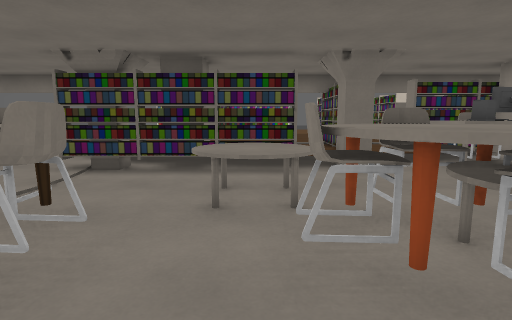
View 1 (above)

23 first-person views from a walk through a level from a Godot 3-D game. The camera is 1.4 m above the floor, tilts 8° down and sees 80° across. The floor is counted in squares, 1 m on a side. Each view is taken from the middle of a square. On the plan, view 1 faces up. The plan holds only what a view shows up to about 14 squares ahead; the rest is blank. The place goes on beyond the plan.

View 2
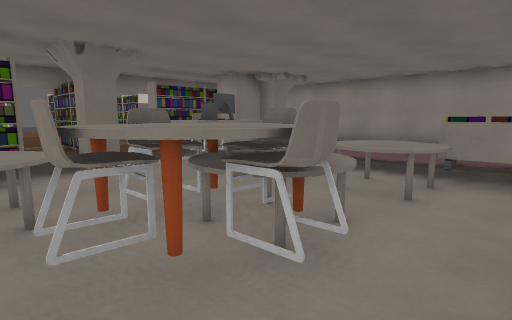

View 3
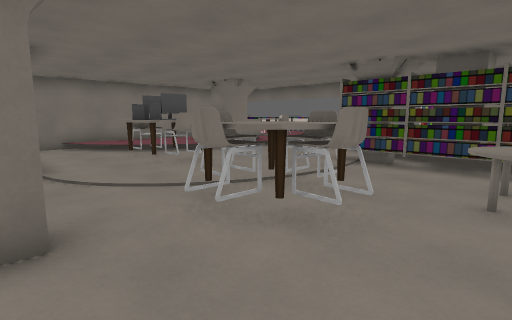

View 4
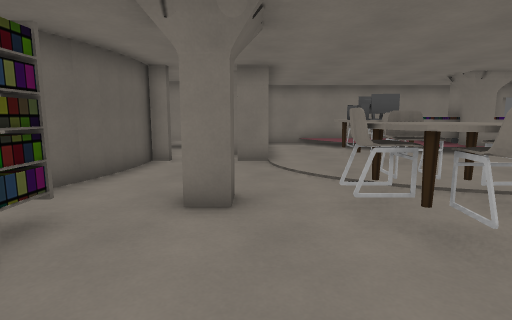

View 5
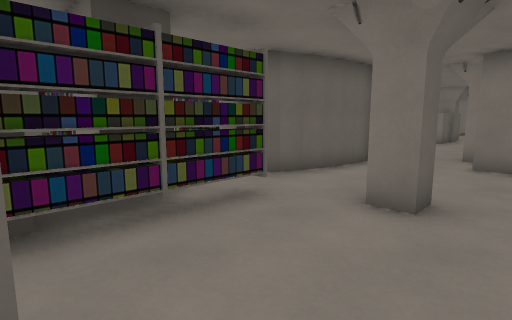

View 6
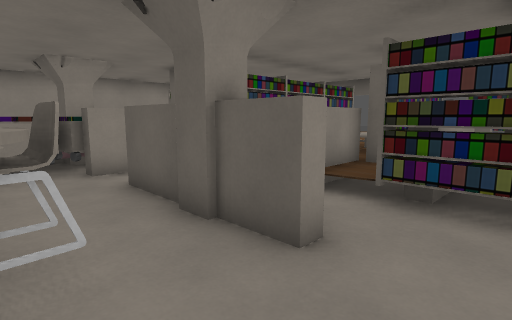

View 7
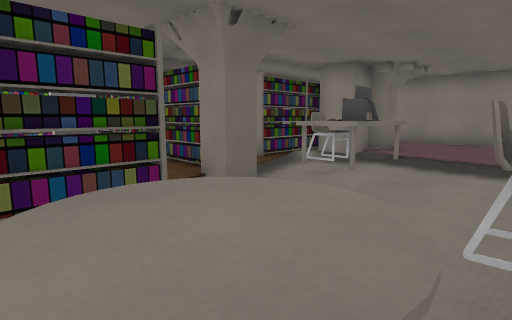

View 8
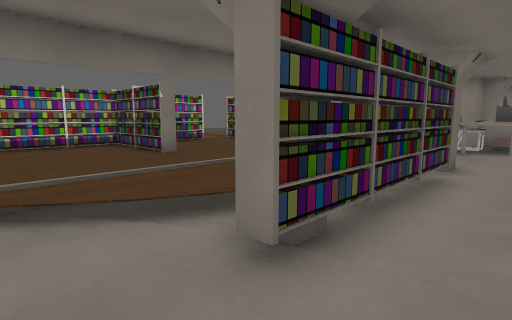

View 9
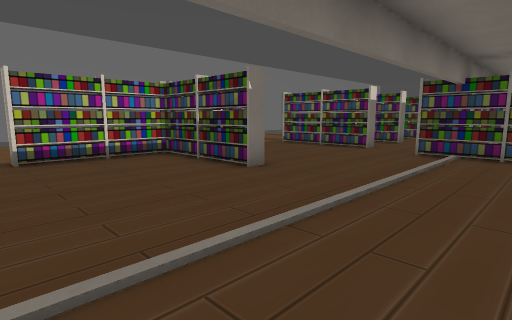

View 10
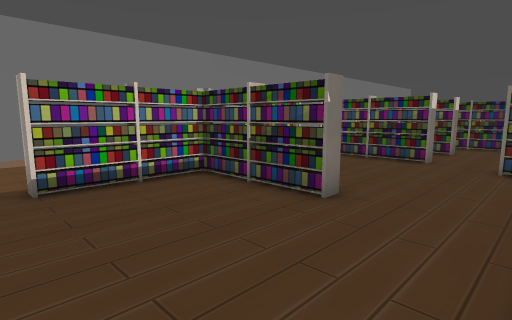

View 11
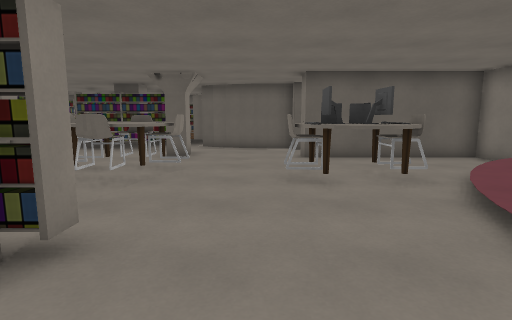

View 12
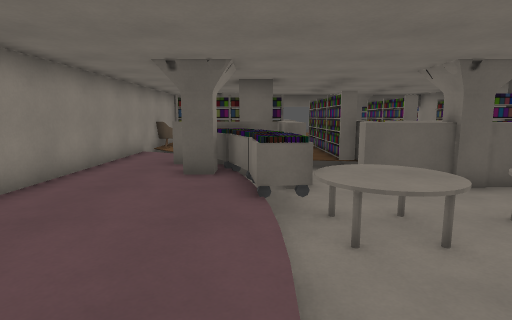

View 13
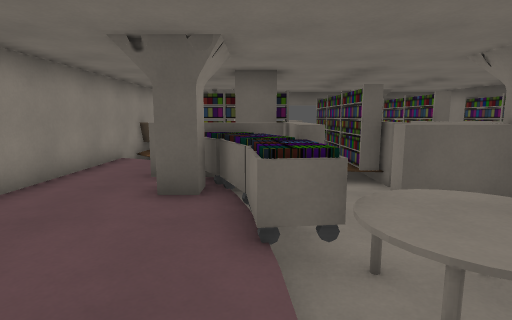

View 14
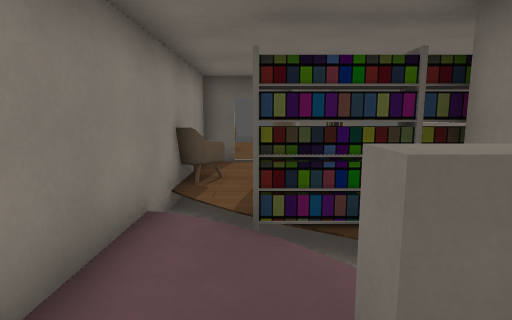

View 15
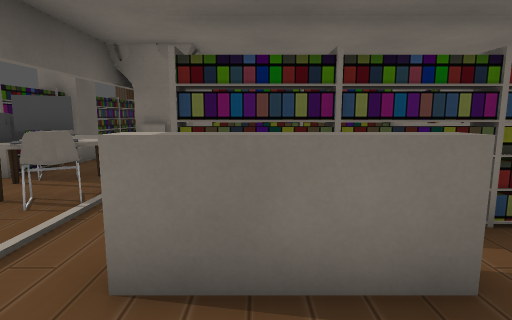

View 16
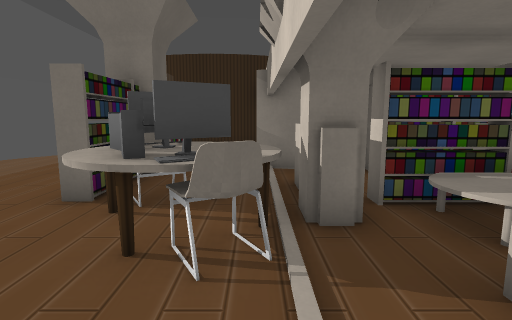

View 17
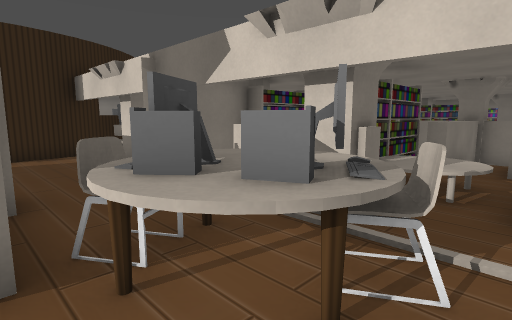

View 18
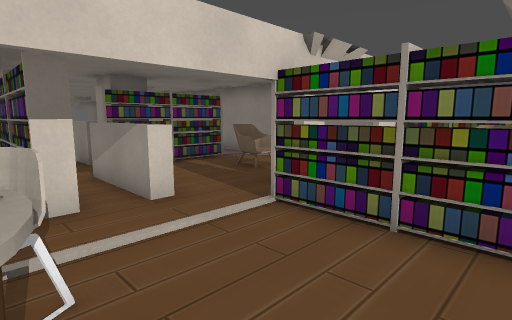

View 19
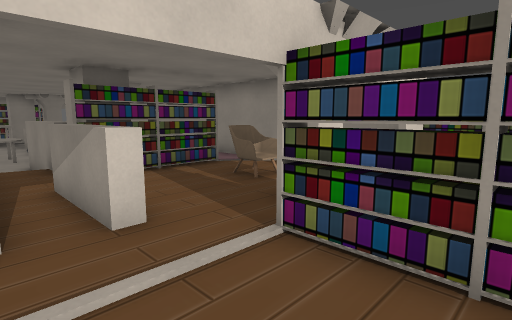

View 20
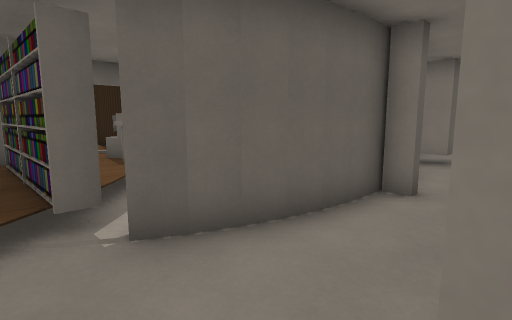

View 21
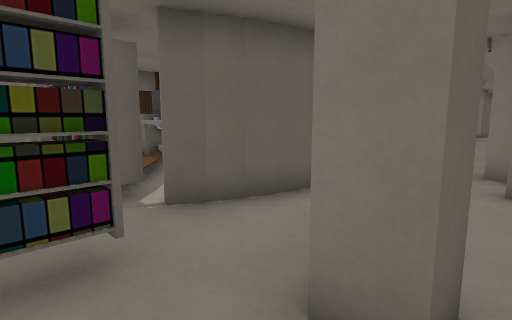

View 22
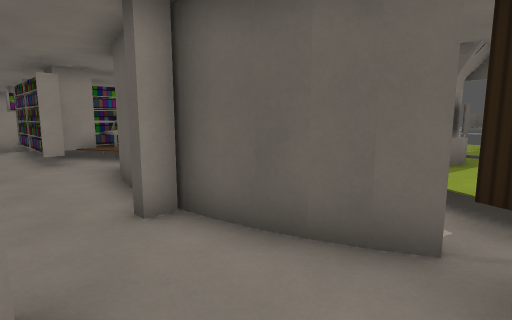

View 23
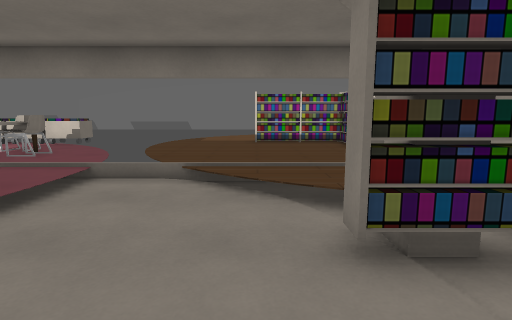

### Floor plan
Key: @ floor where view 1 was taken; # wall or solid block; x gap in a wall; . main floor; : floor 0.25 m higher than the main floor; - floor 0.25 m lower than the main floor; + floor 0.5 m higher than the main floor; / step, stairs or slope; = window, fence, low wall or low ledge; ^ raised ledge; S shelf; P pillar; E desk; C chair; M computer; T table; O other object.
Columns run from 13 left of view 1 to 14 right of it. Each row starts with its distance up from view 1.
 19 #      #S#S#S#S###
 18 O   .......S ....S  O
 17 .   .......S ....S  O
 16 ..  .......S.....S  S  O
 15 T.  .......S.....S..S..S
 14 T.. ...................S
 13 ...  ...........S...   S
 12  ::/ :::::::::::S::::
 11   ..--/.........S....//.
 10  PO.----/.......S.SSSSS.
  9   P/-----///....S//--.P.  #
  8 OP#/----SSSSSSS---ECEP#...#
  7 .../--------------MEE/....#
  6  ./---------^^^------/....#
  5 ../TTC------^^^------.... #
  4 ./COMO---CC--^TCT----.... #
  3 /--MM---CTTC--CTC^^^^.....#
  2 ---------TT---TCT^^^OO....#
  1 ----------C---------OO....#
  0 #####--------@-------#....#
 -1 --#------#----#####-####..#
 -2 ----------------#---###^..#
 -3 ----#-----SSSSS/^^S/#P ...#
 -4 Px#^^^^##--/S.^.^^S.P.P/..#
 -5  ^      ^S/^S.^S^^S.SSSSS/#
 -6 #/      /S#^S.^S..S....../#
 -7 ..   EE .S #S. #+/S.^..O#/#
 -8  .. OC E.S  S. S+/S.^..O OO
 -9  .#  #C# S  #..S..S.......#
-10  .#   .. #  #.^^#...... ..#
-11       #..  =...TTC...S  .##
-12       #........OTM...S  .. O
-13       #........CMT...SO .. O
-14   C    SSSSSOOSS.....SOO.O O
-15   #         P        S   OO

Positions as (right, up) in squares from view 1, and headings:
1: (0, 0), facing up
2: (0, 0), facing up-right
3: (0, -1), facing up-left
4: (1, 0), facing left
5: (1, 1), facing down-left
6: (-1, 2), facing down-right
7: (-1, 4), facing up-right
8: (-7, 6), facing up-right
9: (-7, 10), facing up-right
10: (-7, 12), facing up-right
11: (-7, 11), facing down
12: (8, 7), facing down
13: (8, 5), facing down
14: (11, -1), facing down
15: (9, -8), facing left
16: (7, -11), facing left
17: (5, -14), facing up-left
18: (4, -14), facing up-right
19: (5, -13), facing up-right
20: (-3, -1), facing down-left
21: (-2, 0), facing down-left
22: (-13, -1), facing down-right
23: (-6, 5), facing up
